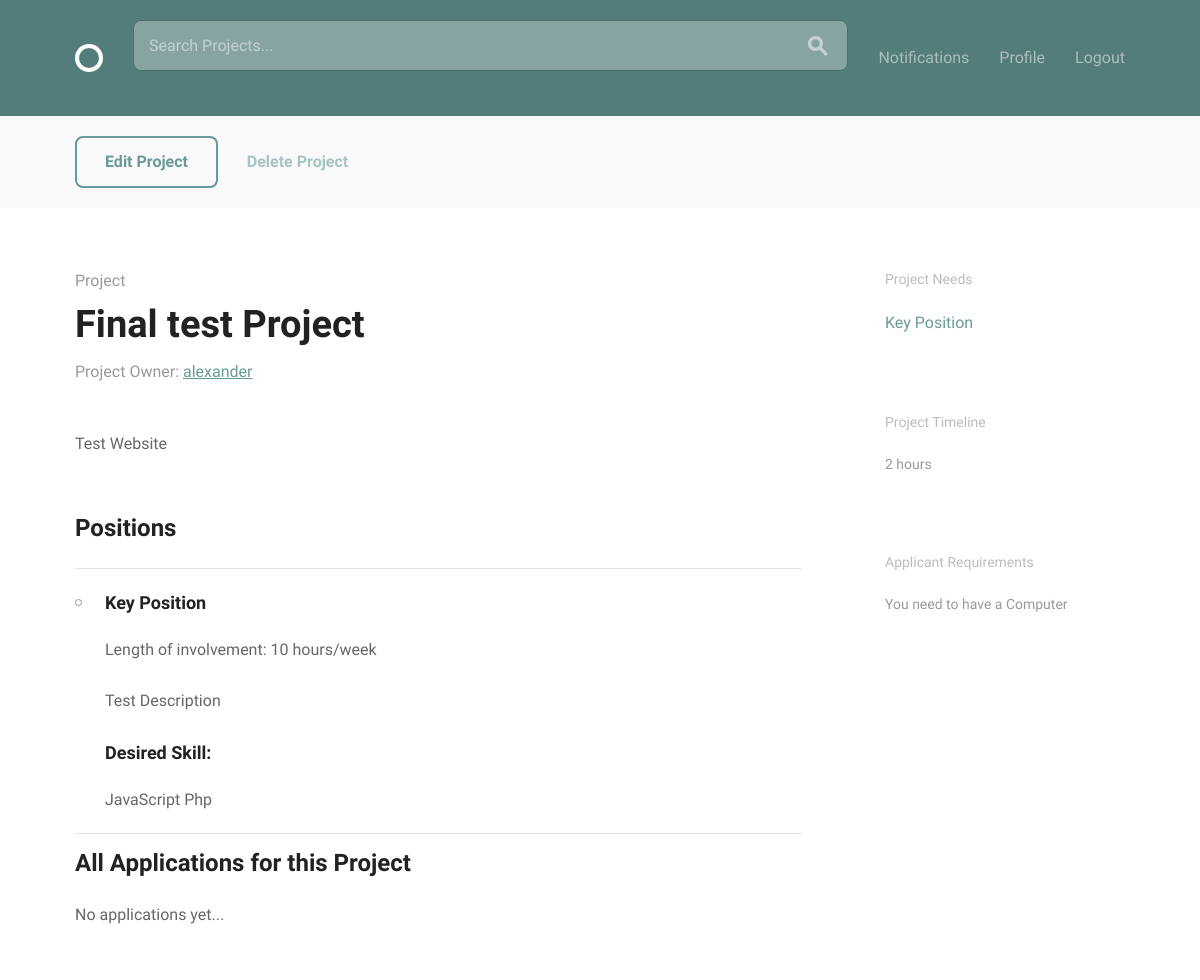
The app's page /projects/18/ (signed in) with its own data.
### projects/models.py (models this page shows, shortened)
class Timestampable(models.Model):
    created_at = models.DateTimeField(auto_now_add=True)
    modified_at = models.DateTimeField(null=True, blank=True)
    class Meta:
        abstract = True

class Project(Timestampable, models.Model):
    user = models.ForeignKey(User,
                             on_delete=models.CASCADE,
                             related_name='projects')
    title = models.CharField(max_length=150)
    description = models.CharField(max_length=600)
    duration = models.IntegerField()
    requirements = models.CharField(max_length=255)

class Position(models.Model):
    project = models.ForeignKey(Project,
                                on_delete=models.CASCADE,
                                related_name='positions')
    name = models.CharField(max_length=100)
    skills = models.ManyToManyField('accounts.Skill', blank=True)
    user = models.ForeignKey(User, on_delete=models.PROTECT)
    description = models.CharField(max_length=500)
    length = models.IntegerField()

### accounts/models.py (models this page shows)
class Skill(models.Model):
    PYTHON = 'PY'
    JAVA = 'JV'
    JAVASCRIPT = 'JS'
    PHP = 'PHP'
    RUBY = 'RU'
    DESIGNER = 'DES'
    ANDROID = 'AN'
    WORDPRESS = 'WP'
    IOS = 'IOS'
    SKILL_CHOICES = (
        (PYTHON, 'Python'),
        (JAVA, 'Java'),
        (JAVASCRIPT, 'JavaScript'),
        (PHP, 'Php'),
        (RUBY, 'Ruby'),
        (DESIGNER, 'Designer'),
        (ANDROID, 'Android'),
        (WORDPRESS, 'WordPress'),
        (IOS, 'iOS'),
    )
    name = models.CharField(max_length=50,
                            choices=SKILL_CHOICES,
                            default="",
                            blank=True)
    def __str__(self):
        return self.get_name_display()

### projects/views.py (the view)
# urls.py: path('<pk>/', views.ProjectDetailView.as_view(), name='project_detail'),
class ProjectDetailView(LoginRequiredMixin, DetailView):
    model = Project
    template_name = 'projects/project.html'
    def get_context_data(self, **kwargs):
        context = super().get_context_data(**kwargs)
        context['positions'] = Position.objects.filter(
            project=context['object']).exclude(applications__status='A')
        context['applied'] = Position.objects.filter(
            project=context['object'],
            applications__applicant=self.request.user)
        context['applications'] = Application.objects.filter(
            position__project=context['object'])
        return context

### accounts/templatetags/course_extras.py (called while the page is built)
@register.filter('markdown_to_html')
def markdown_to_html(text):
    html = markdown2.markdown(text)
    return mark_safe(html)

### projects/templates/projects/project.html (shortened to what this page needs)
{% extends 'layout.html' %}
{% load course_extras %}
{% block content %}
  <div class="circle--actions--bar">
    <div class="bounds">
      <div class="grid-100">
        {% if request.user == object.user %}
          <a class="button" href="{% url 'projects:edit_project' pk=object.pk %}">Edit Project</a>
          <a class="button button-text" href="{% url 'projects:delete_project' pk=object.pk %}">Delete Project</a>
        {% endif %}
      </div>
    </div>
  </div>
  <div class="bounds circle--page circle--article">
    <div class="grid-70">
      <div class="circle--article--header">
        <h4 class="circle--article--section">Project</h4>
        <h1 class="circle--article--title">{{ object.title }}</h1>
        <p class="circle--article--byline">Project Owner: <a href="{% url 'accounts:any_profile' pk=object.user.profile.id %}">{{ object.user }}</a></p>
      </div>
      <div class="circle--article--body">
        <p>{{ object.description|markdown_to_html }}</p>
      </div>
      <div class="circle--project--positions">
        <h2>Positions</h2>
        <ul class="circle--group--list">
          {% if not positions %}
          <li>There are no open positions right now...</li>
          {% else %}
          {% for position in positions %}
          <li>
            <h3>{{ position.name }}</h3>
            {% if position.length %}
            <span>Length of involvement: {{ position.length}} hours/week</span>
            {% endif %}
            <p>{{  position.description|markdown_to_html }}</p>
            <h3>Desired Skill:</h3>
            <tbody>
              <td class="circle--cell">
                {% for skill in position.skills.all %}
                <span>{{ skill|join:", " }}</span>
                {% endfor %}
              </td>
            </tbody><br>
          </li>
          {% endfor %}
          {% endif %}
        {% if request.user == object.user %}
        <h2>All Applications for this Project</h2>
        {% if applications %}
        <table class="u-full-width circle--table">
          <thead>
            <tr>
              <th>Applicant</th>
              <th class="circle--cell--right">Applicant Position</th>
              <th>Action</th>
            </tr>
          </thead>
          <tbody>
            {% for application in applications %}
            <tr class="clickable-row" data-href="{% url 'accounts:any_profile' pk=application.applicant.profile.id %}">
              <td>
                <h3>{{ application.applicant }}</h3>
                <p>{{ application.position.project.title }}</p>
              </td>
              <td class="circle--cell--right">
                <span class="secondary-label">{{ application.position.name }}</span>
              </td>
              <td>
                {% if application.status == 'P' %}
                <a class="button button-primary" href="{% url 'projects:app_status' application_pk=application.pk status='accepted' %}">Accept</a>
                <a class="button button-secondary" href="{% url 'projects:app_status' application_pk=application.pk status='rejected' %}">Reject</a>
                {% elif application.status == 'A' %}
                <p>You accepted {{ application.applicant }}</p>
                {% elif application.status == 'R' %}
                <p>You rejected {{ application.applicant }}</p>
                {% endif %}
              </td>
            </tr>
            {% endfor %}
          </tbody>
        </table>
      {% else %}
      <p>No applications yet...</p>
      {% endif %}
      {% endif %}
      </div>
    </div>
    <div class="grid-25 grid-push-5">
      <div class="circle--secondary--module">
        <h3>Project Needs</h3>
        <ul class="circle--link--list">
          {% for position in object.positions.all %}
          <li><a>{{ position.name }}</a></li>
          {% endfor %}
        </ul>
      </div>
      <div class="circle--secondary--module">
        <h3>Project Timeline</h3>
        <p>{{ object.duration }} hours</p>
      </div>
      <div class="circle--secondary--module">
        <h3>Applicant Requirements</h3>
        <p>{{ object.requirements }}</p>
      </div>
    </div>
  </div>
{% endblock %}

### records on screen
Project: title "Final test Project", user "alexander", description "Test Website", duration "2", requirements "You need to have a Computer"
Position: name "Key Position", length "10", description "Test Description"
Skill: name "JavaScript"
Skill: name "Php"
